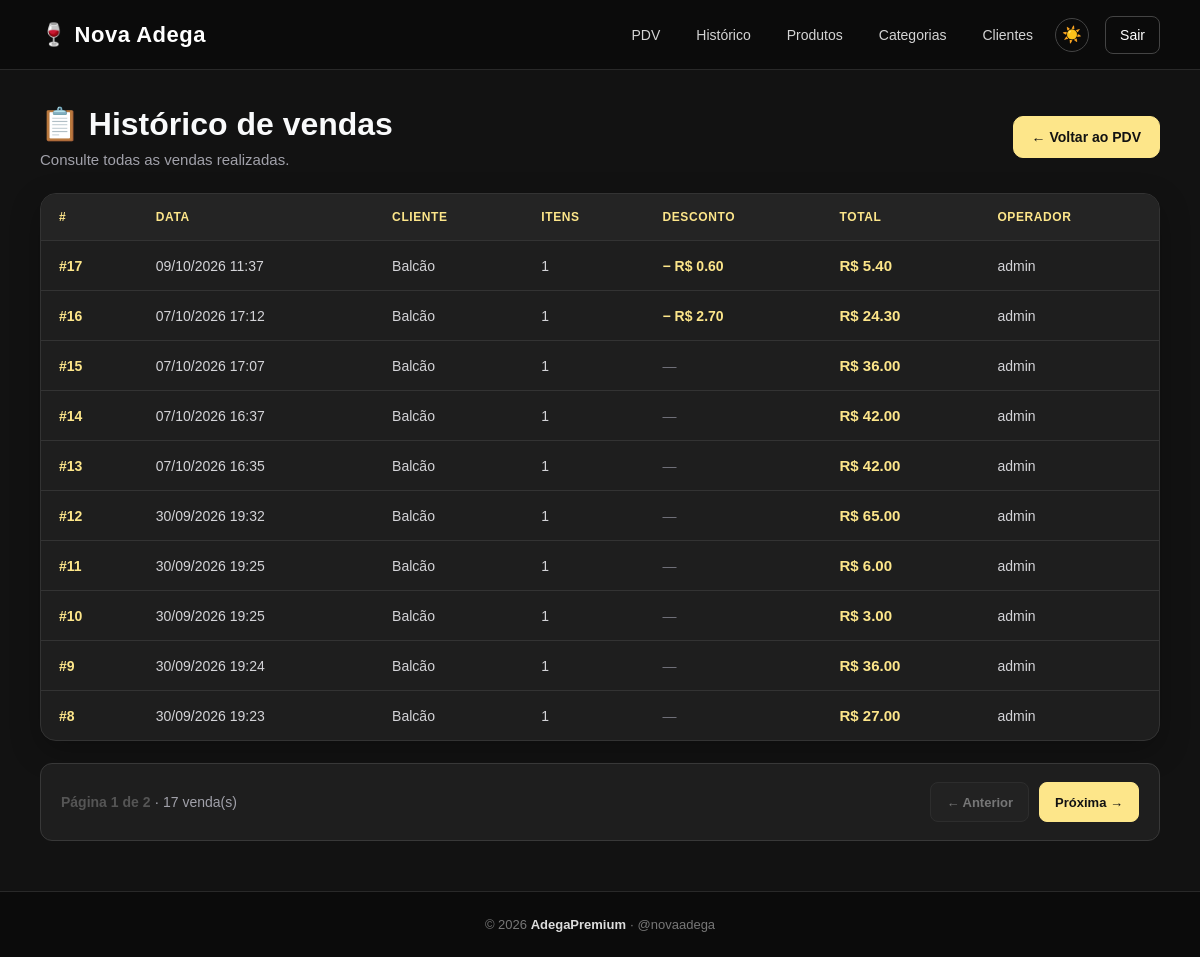
Page /pdv/historico (signed in) on the committed database.
### app/models/venda.py (models this page shows, shortened)
class Venda(Base):
    __tablename__ = "vendas"
    id = Column(Integer, primary_key=True, index=True)
    cliente_id = Column(
        Integer,
        ForeignKey("clientes.id", ondelete="SET NULL"),
        nullable=True
    )
    usuario_id = Column(
        Integer,
        ForeignKey("usuarios.id", ondelete="SET NULL"),
        nullable=True
    )
    total_bruto = Column(
        Float,
        nullable=False,
        default=0.0
    )
    total_liquido = Column(
        Float,
        nullable=False,
        default=0.0
    )
    desconto = Column(
        Float,
        nullable=False,
        default=0.0
    )
    tipo_desconto = Column(
        String(20),
        nullable=True
    )
    forma_pagamento_1 = Column(
        String(50),
        nullable=True
    )
    valor_pagamento_1 = Column(
        Float,
        nullable=False,
        default=0.0
    )
    forma_pagamento_2 = Column(
        String(50),
        nullable=True
    )
    valor_pagamento_2 = Column(
        Float,
        nullable=False,
        default=0.0
    )
    observacao = Column(
        String(255),
        nullable=True
    )
    criado_em = Column(
        DateTime,
        server_default=func.now()
    )
    cliente = relationship(
        "Cliente",
        back_populates="vendas"
    )
    usuario = relationship(
        "Usuario",
        backref="vendas"
    )
    itens = relationship(
        "ItemVenda",
        back_populates="venda",
        cascade="all, delete-orphan"
    )

### app/models/usuarios.py (models this page shows)
class Usuario(Base):
    __tablename__ = "usuarios"
    id = Column(Integer, primary_key=True, autoincrement=True)
    nome = Column(String(100), nullable=False)
    email = Column(String(150), unique=True, nullable=False)
    senha_hash = Column(String(255), nullable=False)
    role = Column(String(20), nullable=False, default="operador")
    ativo = Column(Boolean, default=True)
    criando_em = Column(DateTime, server_default=func.now())

### app/controllers/pdv_controller.py (the view)
@router.get("/historico")
def historico_vendas(
    request: Request,
    pagina: int = 1,
    db: Session = Depends(get_db),
    usuario=Depends(get_usuario_logado)
):
    por_pagina = 10
    pagina = max(1, pagina)
    total_vendas = db.query(Venda).count()
    total_paginas = max(
        1,
        ceil(total_vendas / por_pagina)
    )
    pagina = min(pagina, total_paginas)
    vendas = (
        db.query(Venda)
        .order_by(Venda.criado_em.desc())
        .offset((pagina - 1) * por_pagina)
        .limit(por_pagina)
        .all()
    )
    return templates.TemplateResponse(
        request,
        "pdv/historico.html",
        {
            "request": request,
            "usuario": usuario,
            "vendas": vendas,
            "pagina": pagina,
            "total_paginas": total_paginas,
            "total_vendas": total_vendas
        }
    )

### app/templates/pdv/historico.html (shortened to what this page needs)
{% extends "base.html" %}
{% block styles %}
<link rel="stylesheet" href="/static/CSS/pdv.css?v=10">
{% endblock %}
{% block content %}
<main class="pdv-container">
    <div class="pdv-page-header">
        <div>
            <h1>📋 Histórico de vendas</h1>
            <p>Consulte todas as vendas realizadas.</p>
        </div>
        <div class="pdv-page-actions">
            <a href="/pdv" class="btn btn-primary">
                ← Voltar ao PDV
            </a>
        </div>
    </div>
    <div class="pdv-table-container">
        <table class="pdv-table">
            <thead>
                <tr>
                    <th>#</th>
                    <th>Data</th>
                    <th>Cliente</th>
                    <th>Itens</th>
                    <th>Desconto</th>
                    <th>Total</th>
                    <th>Operador</th>
                </tr>
            </thead>
            <tbody>
                {% for v in vendas %}
                <tr>
                    <td>
                        <a href="/pdv/venda/{{ v.id }}" class="venda-id">
                            #{{ v.id }}
                        </a>
                    </td>
                    <td>
                        {{ v.criado_em.strftime('%d/%m/%Y %H:%M') }}
                    </td>
                    <td>
                        {{ v.cliente.nome if v.cliente else "Balcão" }}
                    </td>
                    <td>
                        {{ v.itens | length }}
                    </td>
                    <td>
                        {% if v.desconto and v.desconto > 0 %}
                        <span class="desconto-positivo">
                            − R$ {{ "%.2f"|format(v.desconto) }}
                        </span>
                        {% else %}
                        <span class="sem-desconto">
                            —
                        </span>
                        {% endif %}
                    </td>
                    <td class="valor-total">
                        R$ {{ "%.2f"|format(v.total_liquido) }}
                    </td>
                    <td>
                        {{ v.usuario.nome if v.usuario else "—" }}
                    </td>
                </tr>
                {% endfor %}
            </tbody>
        </table>
    </div>
    <nav class="paginacao-vendas" aria-label="Paginação do histórico de vendas">
        <span class="paginacao-info">
            Página {{ pagina }} de {{ total_paginas }}
            <span class="paginacao-total">
                · {{ total_vendas }} venda(s)
            </span>
        </span>
        <div class="paginacao-botoes">
            {% if pagina > 1 %}
            <a class="paginacao-btn" href="/pdv/historico?pagina={{ pagina - 1 }}">
                ← Anterior
            </a>
            {% else %}
            <span class="paginacao-btn desabilitado">
                ← Anterior
            </span>
            {% endif %}
            {% if pagina < total_paginas %} <a class="paginacao-btn proxima"
                href="/pdv/historico?pagina={{ pagina + 1 }}">
                Próxima →
                </a>
                {% else %}
                <span class="paginacao-btn desabilitado">
                    Próxima →
                </span>
                {% endif %}
        </div>
    </nav>
</main>
{% endblock %}

### app/static/CSS/home.css (style rules this page uses)
* { box-sizing: border-box; }
html { min-height: 100%; }
body { margin: 0; padding: 0; min-height: 100vh; font-family: Arial, Helvetica, sans-serif; background: #121212; color: #f9fafb; display: flex; flex-direction: column; }

### app/static/CSS/pdv.css (style rules this page uses)
:root { --pdv-preto: #121212; --pdv-card: #1E1E1E; --pdv-campo: #171717; --pdv-borda: #383838; --pdv-amarelo: #FDE68A; --pdv-amarelo-hover: #FEF3C7; --pdv-texto: #F9FAFB; --pdv-secundario: #A1A1AA; }
.pdv-container { width: 100%; max-width: 1500px; min-height: calc(100vh - 70px - 69px); margin: 0 auto; padding: 35px 40px 50px; box-sizing: border-box; }
.pdv-titulo h1, .pdv-page-header h1 { color: #F9FAFB; font-size: 32px; font-weight: 700; margin: 0 0 8px; }
.pdv-titulo p, .pdv-page-header p { color: #A1A1AA; font-size: 15px; margin: 0; }
.pdv-page-header { display: flex; align-items: center; justify-content: space-between; gap: 20px; margin-bottom: 25px; }
.pdv-page-actions { display: flex; align-items: center; gap: 10px; }
.pdv-page-actions .btn { display: inline-flex; align-items: center; justify-content: center; min-height: 42px; padding: 0 18px; border-radius: 10px; text-decoration: none; font-size: 14px; font-weight: 700; transition: background 0.2s ease, color 0.2s ease, border-color 0.2s ease, transform 0.15s ease; }
.pdv-page-actions .btn-primary { background: #FDE68A; color: #121212; border: 1px solid #FDE68A; }
.pdv-table-container { width: 100%; overflow-x: auto; background: #1E1E1E; border: 1px solid #333333; border-radius: 16px; box-shadow: 0 10px 30px rgba(0, 0, 0, 0.25); }
.pdv-table { width: 100%; border-collapse: collapse; color: #F9FAFB; font-size: 14px; }
.pdv-table thead { background: #242424; }
.pdv-table th { padding: 16px 18px; color: #FDE68A; font-size: 12px; font-weight: 700; text-align: left; text-transform: uppercase; letter-spacing: 0.6px; border-bottom: 1px solid #333333; white-space: nowrap; }
.pdv-table td { padding: 16px 18px; border-bottom: 1px solid #333333; color: #D4D4D8; vertical-align: middle; }
.pdv-table tbody tr { transition: background 0.2s; }
.pdv-table tbody tr:last-child td { border-bottom: none; }
.venda-id { color: #FDE68A; font-weight: 700; text-decoration: none; transition: color 0.2s; }
.desconto-positivo { color: #FDE68A; font-weight: 700; }
.sem-desconto { color: #71717A; }
.valor-total { color: #FDE68A !important; font-size: 15px; font-weight: 700; white-space: nowrap; }
.paginacao-vendas { display: flex; align-items: center; justify-content: space-between; flex-wrap: wrap; gap: 16px; margin-top: 22px; padding: 18px 20px; background: #1E1E1E; border: 1px solid #383838; border-radius: 12px; }
.paginacao-info { color: #FDE68A; font-size: 14px; font-weight: 700; }
.paginacao-total { color: #A1A1AA; font-weight: 400; }
.paginacao-botoes { display: flex; align-items: center; gap: 10px; }
.paginacao-btn { display: inline-flex; align-items: center; justify-content: center; min-height: 40px; padding: 9px 15px; background: #292929; color: #F9FAFB; border: 1px solid #454545; border-radius: 8px; font-size: 13px; font-weight: 700; text-decoration: none; box-sizing: border-box; transition: 0.2s ease; }
.paginacao-btn.proxima { background: #FDE68A; color: #121212; border-color: #FDE68A; }
.paginacao-btn.desabilitado { opacity: 0.4; cursor: not-allowed; }
.paginacao-info { color: #555; font-size: 14px; text-align: center; }
.paginacao-botoes { display: flex; justify-content: center; align-items: center; flex-wrap: wrap; gap: 10px; }

### rows in the picture
Venda: id "17", criado_em "09/10/2026 11:37", cliente "Balcão", itens|length "1", desconto "0.60", total_liquido "5.40", usuario "admin"
Venda: id "16", criado_em "07/10/2026 17:12", cliente "Balcão", itens|length "1", desconto "2.70", total_liquido "24.30", usuario "admin"
Venda: id "15", criado_em "07/10/2026 17:07", cliente "Balcão", itens|length "1", total_liquido "36.00", usuario "admin"
Venda: id "14", criado_em "07/10/2026 16:37", cliente "Balcão", itens|length "1", total_liquido "42.00", usuario "admin"
Venda: id "13", criado_em "07/10/2026 16:35", cliente "Balcão", itens|length "1", total_liquido "42.00", usuario "admin"
Venda: id "12", criado_em "30/09/2026 19:32", cliente "Balcão", itens|length "1", total_liquido "65.00", usuario "admin"
Venda: id "11", criado_em "30/09/2026 19:25", cliente "Balcão", itens|length "1", total_liquido "6.00", usuario "admin"
Venda: id "10", criado_em "30/09/2026 19:25", cliente "Balcão", itens|length "1", total_liquido "3.00", usuario "admin"
Venda: id "9", criado_em "30/09/2026 19:24", cliente "Balcão", itens|length "1", total_liquido "36.00", usuario "admin"
Venda: id "8", criado_em "30/09/2026 19:23", cliente "Balcão", itens|length "1", total_liquido "27.00", usuario "admin"

### other values in the picture
{{ pagina }} "1"
{{ total_paginas }} "2"
{{ total_vendas }} "17"
